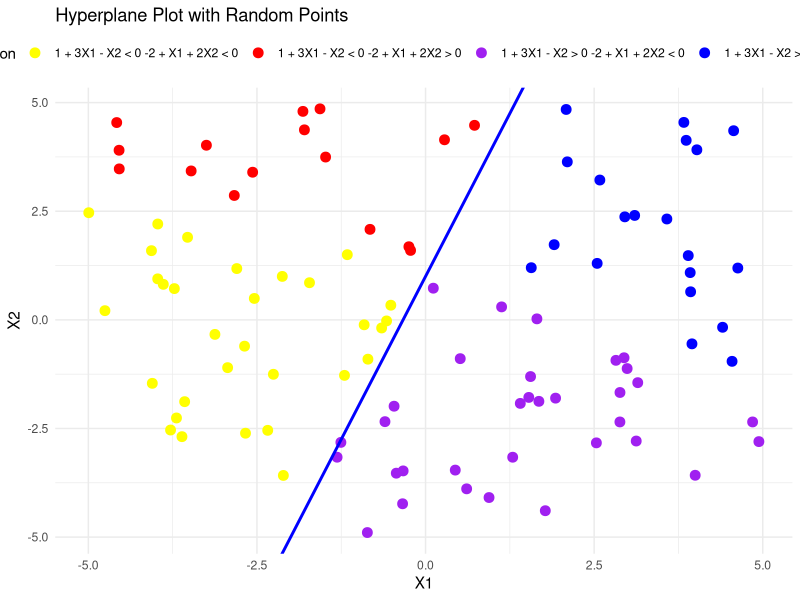
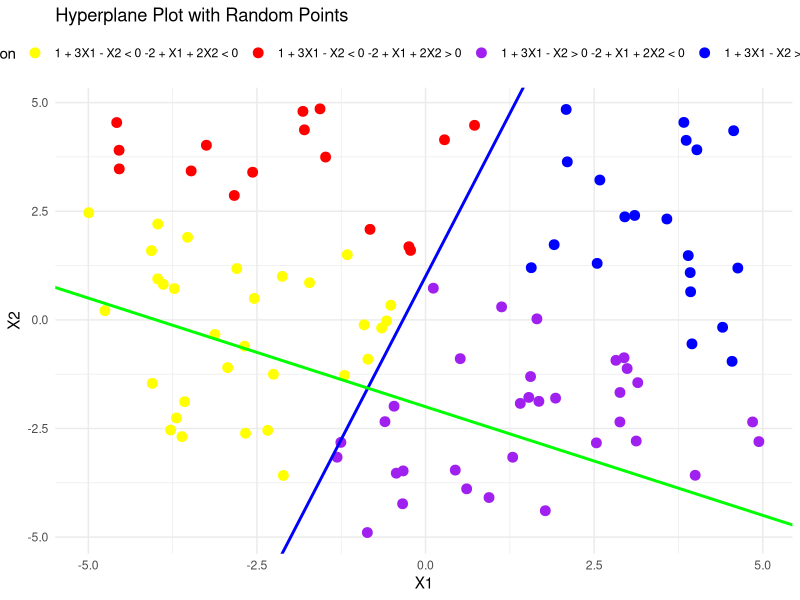

Source code (R) for these figures, in order:
## ---- chunk 1
# 加载库
library(ggplot2)
library(dplyr)

# 生成随机点
set.seed(123)  # For reproducibility
points <- data.frame(
  X1 = runif(100, min = -5, max = 5),  # Random X1 values
  X2 = runif(100, min = -5, max = 5)   # Random X2 values
)

# 定义超平面方程
hyperplane_1 <- function(X1) { 1 + 3*X1 }
hyperplane_2 <- function(X1) { (-2 + X1) / 2 }

# 计算对应的 X2 值
points$hyperplane_1_result <- 1 + 3*points$X1 - points$X2
points$hyperplane_2_result <- -2 + points$X1 + 2*points$X2

# 为每个点分配分类标签
points$region_1 <- ifelse(points$hyperplane_1_result > 0, "1 + 3X1 - X2 > 0", "1 + 3X1 - X2 < 0")
points$region_2 <- ifelse(points$hyperplane_2_result > 0, "-2 + X1 + 2X2 > 0", "-2 + X1 + 2X2 < 0")

# 合并两个标签，用来区分不同区域的点
points$final_region <- paste(points$region_1, points$region_2)

# 绘制图形
ggplot(points) +
  # 绘制随机点
  geom_point(aes(x = X1, y = X2, color = final_region), size = 3) +
  # 绘制超平面线
  geom_abline(intercept = 1, slope = 3, color = "blue", size = 1) +  # 1 + 3X1 - X2 = 0
  labs(title = "Hyperplane Plot with Random Points", x = "X1", y = "X2") + 
  theme_minimal() +
  theme(legend.position = "top") + 
  scale_color_manual(values = c("yellow", "red", "purple", "blue"))  # Set 4 colors for the regions


## ---- chunk 2
# 加载库
library(ggplot2)
library(dplyr)

# 生成随机点
set.seed(123)  # For reproducibility
points <- data.frame(
  X1 = runif(100, min = -5, max = 5),  # Random X1 values
  X2 = runif(100, min = -5, max = 5)   # Random X2 values
)

# 定义超平面方程
hyperplane_1 <- function(X1) { 1 + 3*X1 }
hyperplane_2 <- function(X1) { (-2 + X1) / 2 }

# 计算对应的 X2 值
points$hyperplane_1_result <- 1 + 3*points$X1 - points$X2
points$hyperplane_2_result <- -2 + points$X1 + 2*points$X2

# 为每个点分配分类标签
points$region_1 <- ifelse(points$hyperplane_1_result > 0, "1 + 3X1 - X2 > 0", "1 + 3X1 - X2 < 0")
points$region_2 <- ifelse(points$hyperplane_2_result > 0, "-2 + X1 + 2X2 > 0", "-2 + X1 + 2X2 < 0")

# 合并两个标签，用来区分不同区域的点
points$final_region <- paste(points$region_1, points$region_2)

# 绘制图形
ggplot(points) +
  # 绘制随机点
  geom_point(aes(x = X1, y = X2, color = final_region), size = 3) +
  # 绘制超平面线
  geom_abline(intercept = 1, slope = 3, color = "blue", size = 1) +  # 1 + 3X1 - X2 = 0
  geom_abline(intercept = -2, slope = -1/2, color = "green", size = 1) +  # -2 + X1 + 2X2 = 0
  labs(title = "Hyperplane Plot with Random Points", x = "X1", y = "X2") + 
  theme_minimal() +
  theme(legend.position = "top") + 
  scale_color_manual(values = c("yellow", "red", "purple", "blue"))  # Set 4 colors for the regions


